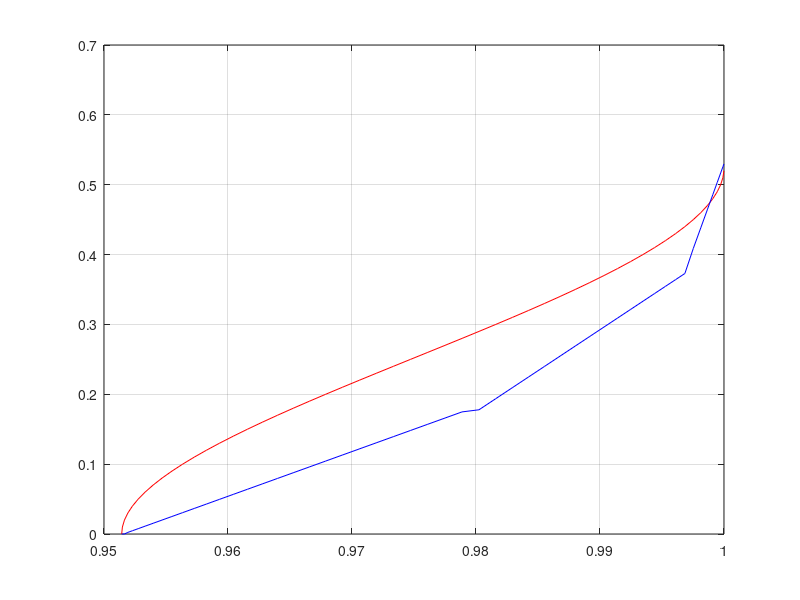

Write MATLAB code to recreate this figure.
clear all
alpha = 0:0.01:0.5236;
temp1 = sqrt(3);
temp2 = pi/6;

item1 = sin(alpha);
item2 = (temp1/2)*log(tan(temp2 + alpha./2));
MR1 = 2*(item1 - item2);
alpha2 = (6.40*MR1 - 6.09).*(MR1>=0.9517 & MR1<0.9800) ...
        +(11.75*MR1 - 11.34).*(MR1>=0.9800 & MR1<0.9975) ...
        +(48.96*MR1 - 48.43).*(MR1>=0.9975);
plot(MR1,alpha,'r',MR1,alpha2,'b')
grid on